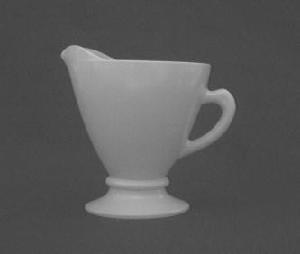
#> input picture lab02/solution/cau5/anh_cup.jpg, 300 x 254 px; its folder holds 4 pictures in this run
$ python cau5.py
#> lines starting #> are read from the running program, lines starting #| are printed output that depends on the picture
### lab02/solution/cau2/cau2.py
import numpy as np

class CustomPCA:
    """
    Principal Component Analysis (PCA) algorithm implemented from scratch.
    It expects the input data matrix X to be in the shape of (m, n),
    where m is the number of features and n is the number of samples.
    """
    def __init__(self, k: int):
        """
        Initialize the PCA model.

        Args:
            k (int): Target dimensions (number of principal components to keep).
                     Must be less than or equal to m.

        Attributes:
            self.k (int): Target dimensions.
            self.mean_vector (np.ndarray): The mean vector of the dataset, shape (m, 1).
            self.eigenvalues (np.ndarray): Sorted eigenvalues of the covariance matrix, shape (m,).
            self.eigenvectors (np.ndarray): Sorted eigenvectors, shape (m, m).
            self.W (np.ndarray): Projection matrix containing top k eigenvectors, shape (m, k).
        """
        self.k = k
        self.mean_vector = None
        self.eigenvalues = None
        self.eigenvectors = None
        self.W = None

    def fit(self, X: np.ndarray) -> None:
        """
        Step 1 -> 4: Learn the principal components from the data
        Args:
        X: Data matrix of shape (m, n) -> m features, n samples.
        """
        m, n = X.shape
        # step 1: normalizing data
        self.mean_vector = np.mean(X, axis = 1, keepdims= True) # keepdims to avoid flattening to 1D
        X_hat = X - self.mean_vector

        # step 2: calculate covariance matrix S
        S = np.dot (X_hat, X_hat.T) / (n - 1)

        # step 3: find eigenvalues and eigenvectors
        eigenvalues, eigenvectors = np.linalg.eigh(S) # return ascending order

        # Step 4: Sort and select top k principal components
        self.eigenvalues = eigenvalues[::-1]
        self.eigenvectors = eigenvectors[:, ::-1]
        self.W = self.eigenvectors[:, :self.k]

    def transform (self, X: np.ndarray) -> np.ndarray:
        """
        Step 5: Project data onto the new k-dimensional space.
        Args:
            X(np.ndarray): data matrix (m, n) to be transformed.

        Returns:
        np.ndarray: Transformed data matrix of shape (k, n).
        """
        if self.W is None: # X must be fited before transforming
            raise ValueError("The PCA model must be fitted before transforming data.")
        X_hat = X - self.mean_vector
        # W ^ T @ X_hat
        res = np.dot(self.W.T, X_hat)
        return res


# [31 lines that do not run on import are left out]

### lab02/solution/cau5/cau5.py
import numpy as np
import matplotlib.pyplot as plt
import matplotlib.image as mpimg
from lab02.solution.cau2.cau2 import CustomPCA

class CompressiblePCA(CustomPCA):
    """
    Adding some functions from CustomPCA
    - Change flexibility k (do not require fit again)
    - Decompression Image (Inverse Transform)
    """
    def __init__(self, k):
        super().__init__(k)

    def set_k(self, new_k: int) -> None:
        """Allow change reduction dimension k after fitting"""
        if self.eigenvectors is None:
            raise ValueError("Must call function fit() before changing reduction dimension k")
        self.k = new_k
        # Update projection matrix W with the new k columns
        self.W = self.eigenvectors[:, :self.k]

    def inverse_transform(self, Z: np.ndarray) -> np.ndarray:
        """
        Decompress: convert k dimension to original dimension m
        Formula: X_approx = W @ Z + Mean
        """
        if self.W is None or self.mean_vector is None:
            raise ValueError("Must call function fit() before back to original space.")


        X_approx = np.dot(self.W, Z) + self.mean_vector
        return X_approx


def custom_rgb2gray(rgb_image: np.ndarray) -> np.ndarray:
    """
    Convert an RGB image (H, W, 3) to Grayscale (H, W) using Luminosity method.
    """
    R = rgb_image[:, :, 0]
    G = rgb_image[:, :, 1]
    B = rgb_image[:, :, 2]

    gray_matrix = 0.299 * R + 0.587 * G + 0.114 * B
    return gray_matrix

def preprocess_image(image_path: str):
    """
    Load image, convert to Grayscale and cast to float matrix.

    Returns:
    X (np.ndarray): Original image data matrix, shape (m, n)
    original_gray_image (np.ndarray): Original gray image, shape (m, n)
    """
    img_rgb = mpimg.imread(image_path)

    # Check if image is already gray
    if len(img_rgb.shape) == 2:
        original_gray_image = img_rgb
    else:

        # Select the first 3 RGB channels
        if img_rgb.shape[2] == 4:
            img_rgb = img_rgb[:, :, :3]

        original_gray_image = custom_rgb2gray(img_rgb)

    # Handle mpimg value range discrepancy (PNG: 0.0-1.0, JPG: 0-255)
    # Normalize to 0-255 if the image data is in the 0.0-1.0 range
    if original_gray_image.max() <= 1.0:
        original_gray_image = original_gray_image * 255.0


    X = original_gray_image.astype(np.float64)
    return X, original_gray_image

def calculate_mse(original_img: np.ndarray, reconstructed_img: np.ndarray) -> float:
    """
    Args:
        original_img (np.ndarray): shape (m, n)
        reconstructed_img (np.ndarray): shape(m, n)
    Return:
    return Mean Square Error
    """

    mse = np.mean((original_img - reconstructed_img) ** 2)
    return mse

def compress_and_visualize(image_path: str, k_values: list = [2, 5, 10, 20, 50, 100]) -> None:
    """
    Thực hành: (b) Áp dụng PCA, (c) Tái tạo ảnh, (d) Đánh giá, (e) Trực quan hóa
    Thực hiện trên một bức ảnh
    """
    # a. preprocess image
    X, original_gray_image = preprocess_image(image_path)
    # find all eigenvalues because will choose k later
    model = CompressiblePCA(k = X.shape[0])
    model.fit(X)

    fig, axes = plt.subplots(2, 4, figsize=(16, 8))
    axes = axes.flatten() # using index from 0 to 7 instead of using axes[row, col]

    # first cell: display original image
    axes[0].imshow(original_gray_image, cmap = 'gray')
    axes[0].set_title(f"Ảnh gốc \nShape: {original_gray_image.shape}")
    axes[0].axis('off')

    for i, k in enumerate(k_values):
        model.set_k(k)
        Z = model.transform(X)
        # Reconstruct image
        X_approximate = model.inverse_transform(Z)

        mse_error = calculate_mse(original_gray_image, X_approximate)
        ax = axes[i + 1]
        X_approx_clipped = np.clip(X_approximate, 0, 255) # we just see color in this range

        # Tỷ lệ nén (Sơ bộ)
        # Gốc: m * n. Nén: (m * k) cho ma trận W + (k * n) cho ma trận Z
        m, n = X.shape
        original_size = m * n
        compressed_size = (m * k) + (k * n)
        compression_ratio = original_size / compressed_size

        ax.imshow(X_approx_clipped, cmap='gray')
        ax.set_title(f"k = {k}\nMSE: {mse_error:.1f}\nTỷ lệ nén: {compression_ratio:.1f}x")
        ax.axis('off')
    axes[7].axis('off')

    plt.suptitle(f"Ứng dụng PCA Nén ảnh - {image_path}", fontsize=16, fontweight='bold')
    plt.tight_layout(h_pad=6.0, rect=[0, 0, 1, 0.93])
    plt.savefig(f"cau5_ketqua_{image_path.split('.')[0]}.png", dpi=300)
    plt.show()

if __name__ == "__main__":
    # Thay tên file bằng đúng tên ảnh bạn đã lưu
    compress_and_visualize("anh_cup.jpg")
#> in preprocess_image, img_rgb is the input picture: shape (254, 300); min 62, max 199, mean 89.6
#> in fit, `self.mean_vector = np.mean(X, axis = 1, keepdims= True)`: self.mean_vector = 254 values, max 115.5 at index 63, min 72.15 at index 0, mean 89.59
#> in fit, `eigenvalues, eigenvectors = np.linalg.eigh(S)`: eigenvalues = 254 values from 0.000227 to 130964.4
#> in fit, `self.eigenvalues = eigenvalues[::-1]`: self.eigenvalues = 254 values, max 130964.4 at index 0, min 0.000227 at index 253, mean 693.3
#> the loop in compress_and_visualize, `for i, k in enumerate(k_values):` made 6 passes
#> (mse in calculate_mse, mse_error) on passes 1 to 6: (101, 101), (32.7, 32.7), (9.85, 9.85), (3.26, 3.26), (0.469, 0.469), (0.0384, 0.0384)
#> after the loop in compress_and_visualize, `for i, k in enumerate(k_values):`:
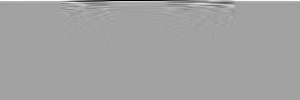
#> Z: shape (100, 300) float64; min -607.8, max 346.3, mean 0; drawn with min black and max white
    compress_and_visualize("anhcasau.jpg")
#> call 2 of compress_and_visualize, with image_path = 'anhcasau.jpg'
#> call 2 of preprocess_image, with image_path = 'anhcasau.jpg'
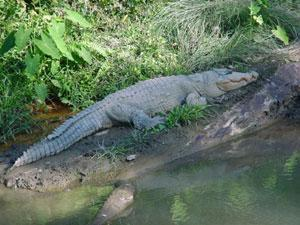
#> input picture lab02/solution/cau5/anhcasau.jpg, 300 x 225 px
#> in preprocess_image, img_rgb is the input picture: shape (225, 300, 3); mean R, G, B 98, 116.5, 96
#> in custom_rgb2gray, `gray_matrix = 0.299 * R + 0.587 * G + 0.114 * B`:
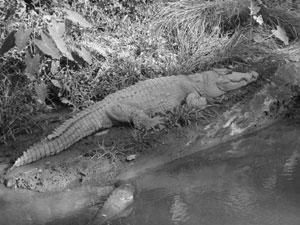
#> gray_matrix: shape (225, 300) float64; min 1.2, max 252.2, mean 108.6
#> in fit (call 2), `self.mean_vector = np.mean(X, axis = 1, keepdims= True)`: self.mean_vector = 225 values, max 147.3 at index 40, min 81.45 at index 137, mean 108.6
#> in fit (call 2), `eigenvalues, eigenvectors = np.linalg.eigh(S)`:
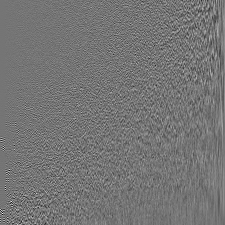
#> eigenvectors: shape (225, 225) float64; min -0.49, max 0.577, mean 0.000572; drawn with min black and max white
#> in fit (call 2), `eigenvalues, eigenvectors = np.linalg.eigh(S)`: eigenvalues = 225 values from 0.0182 to 58809.9
#> in fit (call 2), `self.eigenvalues = eigenvalues[::-1]`: self.eigenvalues = 225 values, max 58809.9 at index 0, min 0.0182 at index 224, mean 1268.9
#> the loop in compress_and_visualize (call 2), `for i, k in enumerate(k_values):` made 6 passes
#> (mse in calculate_mse, mse_error) on passes 1 to 6: (866.2, 866.2), (641.3, 641.3), (469.2, 469.2), (304.7, 304.7), (120.8, 120.8), (26.2, 26.2)
#> pass 1, in inverse_transform (call 7), `X_approx = np.dot(self.W, Z) + self.mean_vector`:
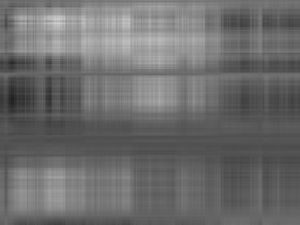
#> X_approx: shape (225, 300) float64; min 31.7, max 208.9, mean 108.6
#> after the loop in compress_and_visualize (call 2), `for i, k in enumerate(k_values):`:
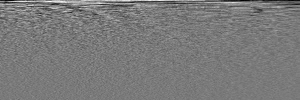
#> Z: shape (100, 300) float64; min -409.1, max 442.3, mean 0; drawn with min black and max white
#> in compress_and_visualize (call 2), `plt.savefig(f"cau5_ketqua_{image_path.split('.')[0]}.png", dpi=300)`:
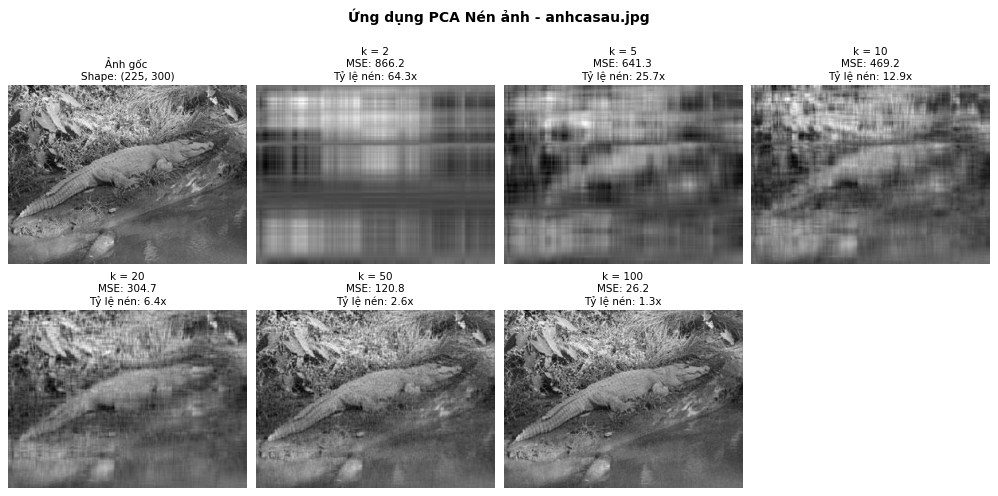
#> figure drawn by matplotlib, 7 panels
